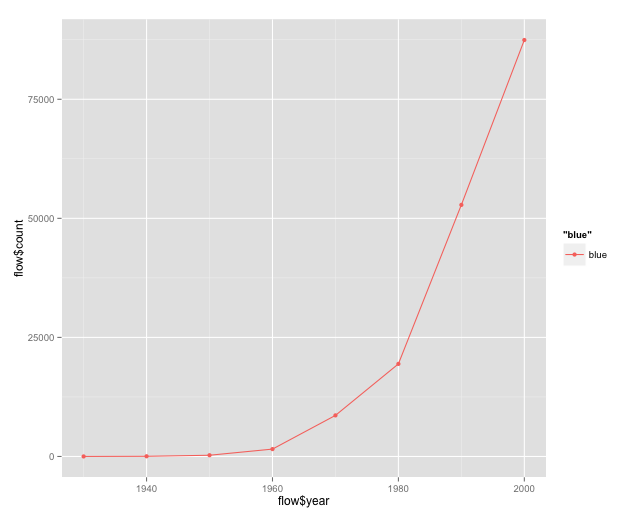

This figure's R source:
library(ggplot2) 
flow <- read.csv("~/Documents/code/github/lucachaves/lattesGephi/src/flow/line-flow-year-phd.csv")
df <- data.frame(flow$year, flow$count)
ggplot(df, aes(x = flow$year, y = flow$count, col = 'blue')) + geom_line()
ggplot(df, aes(x = flow$year, y = flow$count, col = 'blue')) + geom_point()
ggplot(df, aes(x = flow$year, y = flow$count, col = 'blue')) + geom_line() + geom_point()
ggplot(data=df, aes(x = flow$year, y = flow$count)) + geom_bar(stat="identity")
